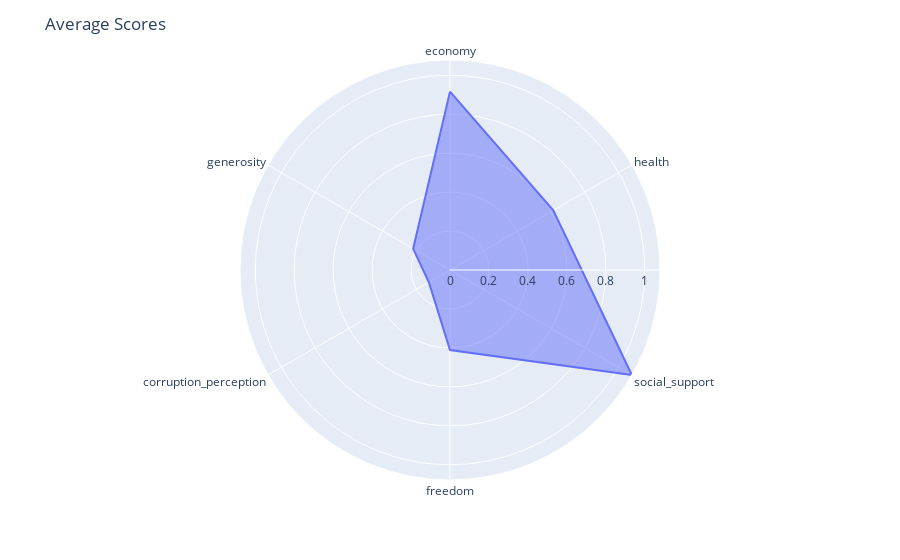

Notebook code for this chart:
### Markdown cell above
### **Average scores**

Using a radar chart, we detail the average values of the indicators that make up the happiness_score and, therefore, determine the happiness ranking.

We found that the average perception of the economy is among the highest indices, with a value of 0.92, indicating that in most countries people perceive their economic situation as at least stable.

Among the lowest indices, we find the perception of corruption, which has an average value of 0.12, suggesting a low level of public trust in governmental entities.

### Code cell
categories = ["economy", "health", "social_support", "freedom", "corruption_perception", "generosity"]
df_scores = df[categories]

average_values = df_scores.mean()

data = pd.DataFrame({
    "Category": categories,
    "Average Score": [average_values[category] for category in categories]
})

fig = px.line_polar(data, r="Average Score", theta="Category", line_close=True)

fig.update_traces(fill="toself")
fig.update_layout(title="Average Scores")

fig.show()

### Figure 1 — Plotly figure (JSON) as saved in the notebook; plotly's stock layout.template omitted (floating-point values rounded to 4 significant figures)
{"data": [{"fill": "toself", "hovertemplate": "Average Score=%{r}<br>Category=%{theta}<extra></extra>", "legendgroup": "", "line": {"color": "#636efa", "dash": "solid"}, "marker": {"symbol": "circle"}, "mode": "lines", "name": "", "r": [0.916, 0.6124, 1.078, 0.4111, 0.1254, 0.2186, 0.916], "showlegend": false, "subplot": "polar", "theta": ["economy", "health", "social_support", "freedom", "corruption_perception", "generosity", "economy"], "type": "scatterpolar"}], "layout": {"legend": {"tracegroupgap": 0}, "margin": {"t": 60}, "polar": {"angularaxis": {"direction": "clockwise", "rotation": 90}, "domain": {"x": [0, 1], "y": [0, 1]}}, "title": {"text": "Average Scores"}}}
